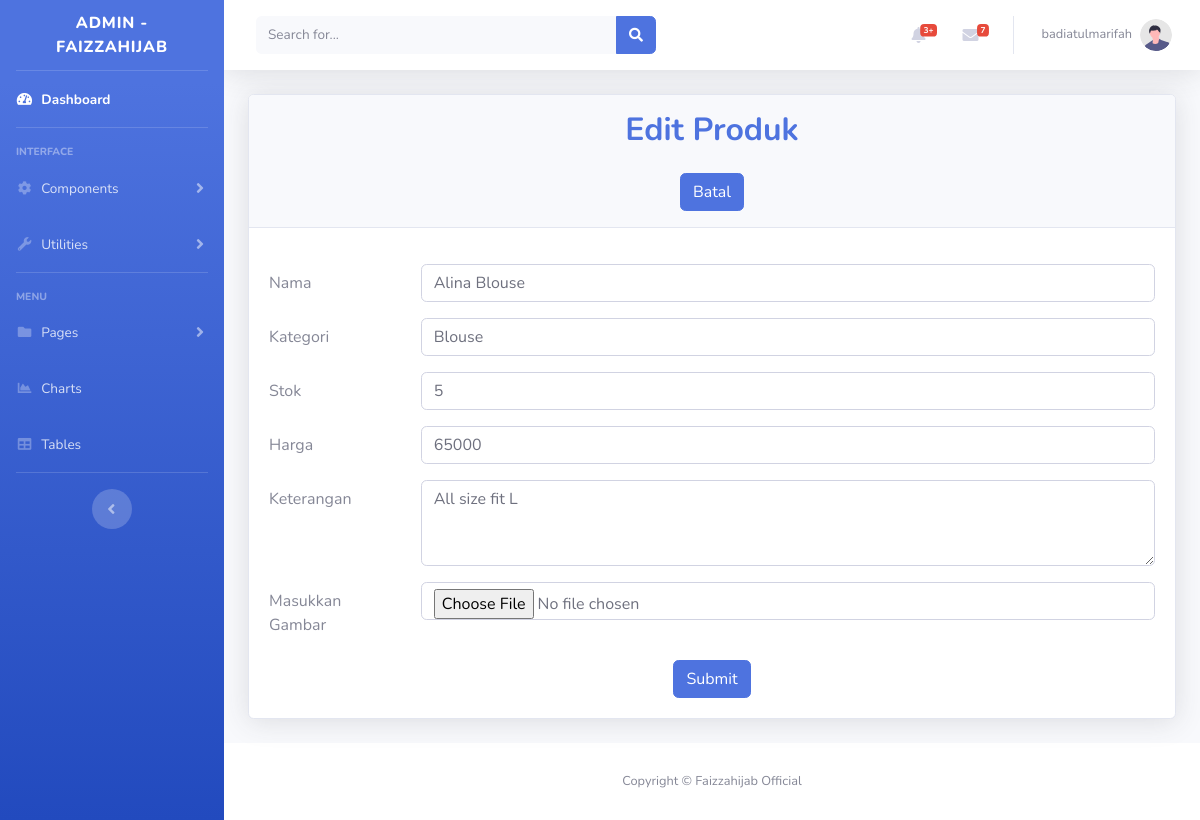
/admin/editproduk.php?id=6 (signed in), run on the app's committed database.
### tables this page shows
CREATE TABLE `produk` (
  `id_produk` int(11) NOT NULL,
  `nama_produk` varchar(256) NOT NULL,
  `kategori` varchar(256) NOT NULL,
  `harga` int(11) NOT NULL,
  `stok` int(11) NOT NULL,
  `keterangan` varchar(500) NOT NULL,
  `gambar` varchar(256) NOT NULL
);

### admin/editproduk.php (the view, shortened to what this page needs)
<?php
include "koneksi.php";
$id=$_GET['id'];
$hasil = $conn->query("SELECT * FROM produk where id_produk=$id");
$row = $hasil->fetch_assoc()
 ?>
<!DOCTYPE html>
<html lang="en">
<head>
    <link href="vendor/fontawesome-free/css/all.min.css" rel="stylesheet" type="text/css">
    <link href="css/sb-admin-2.min.css" rel="stylesheet">
</head>
<body id="page-top">
    <div id="wrapper">
        <ul class="navbar-nav bg-gradient-primary sidebar sidebar-dark accordion" id="accordionSidebar">
            <a class="sidebar-brand d-flex align-items-center justify-content-center" href="index.php">
                <div class="sidebar-brand-text mx-3">Admin - Faizzahijab</div>
            </a>
            <hr class="sidebar-divider my-0">
            <li class="nav-item active">
                <a class="nav-link" href="index.php">
                    <i class="fas fa-fw fa-tachometer-alt"></i>
                    <span>Dashboard</span></a>
            </li>
            <hr class="sidebar-divider">
            <div class="sidebar-heading">
                Interface
            </div>
            <li class="nav-item">
                <a class="nav-link collapsed" href="#" data-toggle="collapse" data-target="#collapseTwo"
                    aria-expanded="true" aria-controls="collapseTwo">
                    <i class="fas fa-fw fa-cog"></i>
                    <span>Components</span>
                </a>
            </li>
            <li class="nav-item">
                <a class="nav-link collapsed" href="#" data-toggle="collapse" data-target="#collapseUtilities"
                    aria-expanded="true" aria-controls="collapseUtilities">
                    <i class="fas fa-fw fa-wrench"></i>
                    <span>Utilities</span>
                </a>
            </li>
            <hr class="sidebar-divider">
            <div class="sidebar-heading">
                Menu
            </div>
            <li class="nav-item">
                <a class="nav-link collapsed" href="#" data-toggle="collapse" data-target="#collapsePages"
                    aria-expanded="true" aria-controls="collapsePages">
                    <i class="fas fa-fw fa-folder"></i>
                    <span>Pages</span>
                </a>
            </li>
            <li class="nav-item">
                <a class="nav-link" href="charts.html">
                    <i class="fas fa-fw fa-chart-area"></i>
                    <span>Charts</span></a>
            </li>
            <li class="nav-item">
                <a class="nav-link" href="tables.html">
                    <i class="fas fa-fw fa-table"></i>
                    <span>Tables</span></a>
            </li>
            <hr class="sidebar-divider d-none d-md-block">
            <div class="text-center d-none d-md-inline">
                <button class="rounded-circle border-0" id="sidebarToggle"></button>
            </div>
        </ul>
        <div id="content-wrapper" class="d-flex flex-column">
            <div id="content">
                <nav class="navbar navbar-expand navbar-light bg-white topbar mb-4 static-top shadow">
                    <form
                        class="d-none d-sm-inline-block form-inline mr-auto ml-md-3 my-2 my-md-0 mw-100 navbar-search">
                        <div class="input-group">
                            <input type="text" class="form-control bg-light border-0 small" placeholder="Search for..."
                                aria-label="Search" aria-describedby="basic-addon2">
                            <div class="input-group-append">
                                <button class="btn btn-primary" type="button">
                                    <i class="fas fa-search fa-sm"></i>
                                </button>
                            </div>
                        </div>
                    </form>
                    <ul class="navbar-nav ml-auto">
                        <li class="nav-item dropdown no-arrow mx-1">
                            <a class="nav-link dropdown-toggle" href="#" id="alertsDropdown" role="button"
                                data-toggle="dropdown" aria-haspopup="true" aria-expanded="false">
                                <i class="fas fa-bell fa-fw"></i>
                                <span class="badge badge-danger badge-counter">3+</span>
                            </a>
                        </li>
                        <li class="nav-item dropdown no-arrow mx-1">
                            <a class="nav-link dropdown-toggle" href="#" id="messagesDropdown" role="button"
                                data-toggle="dropdown" aria-haspopup="true" aria-expanded="false">
                                <i class="fas fa-envelope fa-fw"></i>
                                <span class="badge badge-danger badge-counter">7</span>
                            </a>
                        </li>
                        <li class="nav-item dropdown no-arrow">
                            <a class="nav-link dropdown-toggle" href="#" id="userDropdown" role="button"
                                data-toggle="dropdown" aria-haspopup="true" aria-expanded="false">
                                <span class="mr-2 d-none d-lg-inline text-gray-600 small"><?php echo $_SESSION['username'];?></span>
                                <img class="img-profile rounded-circle"
                                    src="img/undraw_profile.svg">
                            </a>
                        </li>
                    </ul>
                </nav>
                <div class="container-fluid">
                    <div class="card shadow mb-4">
                        <center>
                            <div class="card-header py-3">
                                <h2 class="m-0 font-weight-bold text-primary">Edit Produk</h2>
                                <br>
                                <a class="btn btn-primary" href="tampilproduk.php" role="button">Batal</a>
                            </div>
                        </center>
                        <div class="card-body">
                            <form class="form-horizontal" method="POST" action="prosesupdate.php">
                                <div class="row mb-3">
                                    <label for="nama_produk" class="col-sm-2 col-form-label">Nama</label>
                                    <div class="col-sm-10">
                                        <input type="text" class="form-control" id="nama_produk" name="nama_produk" value="<?php echo $row['nama_produk']; ?>">
                                    </div>
                                </div>
                                <div class="row mb-3">
                                    <label for="kategori" class="col-sm-2 col-form-label">Kategori</label>
                                    <div class="col-sm-10">
                                        <input type="text" class="form-control" id="kategori" name="kategori" value="<?php echo $row['kategori']; ?>">
                                    </div>
                                </div>
                                <div class="row mb-3">
                                    <label for="stok" class="col-sm-2 col-form-label">Stok</label>
                                    <div class="col-sm-10">
                                        <input type="text" class="form-control" id="stok" name="stok" value="<?php echo $row['stok']; ?>">
                                    </div>
                                </div>
                                <div class="row mb-3">
                                    <label for="harga" class="col-sm-2 col-form-label">Harga</label>
                                    <div class="col-sm-10">
                                        <input type="text" class="form-control" id="harga" name="harga" value="<?php echo $row['harga']; ?>">
                                    </div>
                                </div>
                                <div class="row mb-3">
                                    <label for="keterangan" class="col-sm-2 col-form-label">Keterangan</label>
                                    <div class="col-sm-10">
                                        <textarea class="form-control" id="keterangan" name="keterangan" rows="3"><?php echo $row['keterangan']; ?></textarea>
                                    </div>
                                </div>
                                <div class="row mb-3">
                                    <label for="gambar" class="col-sm-2 col-form-label">Masukkan Gambar</label>
                                    <div class="col-sm-10">
                                        <input type="file" class="form-control" id="gambar" name="gambar">
                                    </div>
                                </div>
                                <center><button type="submit" class="btn btn-primary">Submit</button></center>
                            </form>
                        </div>
                    </div>
                </div>
            </div>
            <footer class="sticky-footer bg-white">
                <div class="container my-auto">
                    <div class="copyright text-center my-auto">
                        <span>Copyright &copy; Faizzahijab Official</span>
                    </div>
                </div>
            </footer>
        </div>
    </div>
</body>
</html>

### data on the page
produk: nama_produk "Alina Blouse", kategori "Blouse", stok "5", harga "65000", keterangan "All size fit L"

### other printed values
$_SESSION['username'] "badiatulmarifah"
